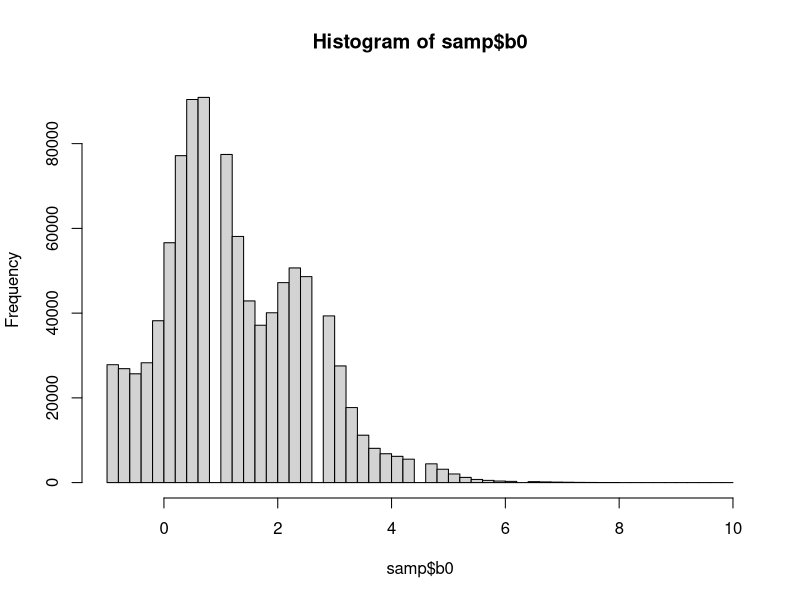

R code for this plot:
# Generate test data
n_obs = 25
x1 = 2 + 1.5*rnorm(n_obs)
x2 = 8 + 2*rnorm(n_obs)
y = 4 + 3*x1 + 2*x2 + 2*rnorm(n_obs)

# Setting up grid
b0 = seq(from=-1, to=10, length.out = 50)
b1 = seq(from=-1, to=10, length.out = 50)
b2 = seq(from=-1, to=10, length.out = 50)
sig = seq(from=0.1, to=5, length.out = 30)

hypothesis = expand.grid(b0, b1, b2, sig)
names(hypothesis) = c("b0","b1","b2","sig")

prior = rep(1, nrow(hypothesis))

likelihood = rep(1, nrow(hypothesis))
for (i in 1:length(y)){
  mean = hypothesis$b0 + hypothesis$b1*x1[i] + hypothesis$b2*x2[i] 
  sd =  hypothesis$sig 
  likelihood = likelihood*dnorm(y[i], mean=mean, sd=sd) 
}

posterior = likelihood*prior/sum(likelihood*prior)

#Sampling from the posterior
samp_idx = sample(x = seq_len(nrow(hypothesis)), size = 1e6, prob = posterior, replace = T)
samp = hypothesis[samp_idx,]
samp_summary = data.frame('Intercept_Mean'=mean(samp$b0),
                          'Slope1_Mean'=mean(samp$b1),
                          'Slope2_Mean'=mean(samp$b2),
                          'SD_Mean'=mean(samp$sig))
samp_summary

hist(samp$b0, breaks = 50)

#Checking against an OLS fit
mod = lm(y ~ x1 + x2)
mod$coefficients
